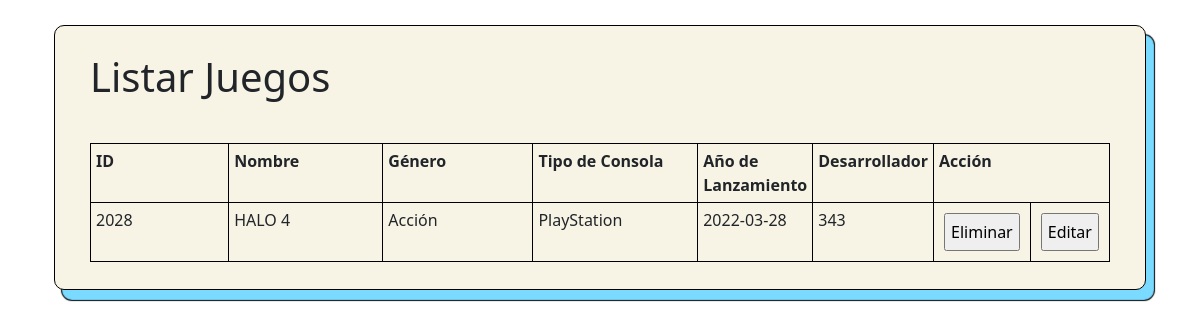
/proyecto/leer.php, run on an earlier commit of the app's database.
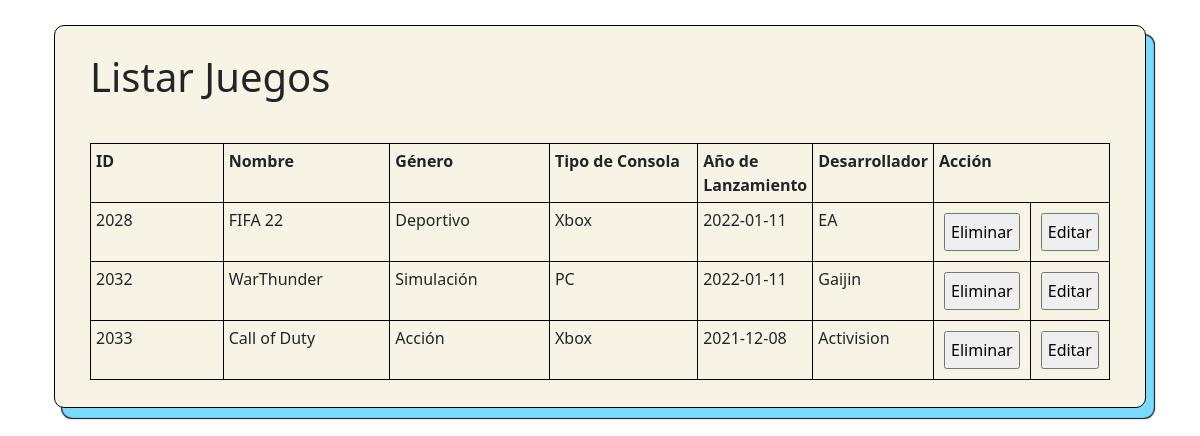
And on a later commit of the database.
### tables this page shows
CREATE TABLE `games` (
  `id` int(11) NOT NULL,
  `name` varchar(100) NOT NULL,
  `genero` varchar(250) NOT NULL,
  `console` varchar(30) NOT NULL,
  `añolanzamiento` date NOT NULL,
  `desarrollador` varchar(255) NOT NULL
);

### proyecto/leer.php (the view, shortened to what this page needs)
<?php
    $servername = "localhost";
    $database = "crud";
    $username = "root";
    $password = "unad2021";
    $conexion = mysqli_connect($servername, $username, $password, $database);
    ?>
<!DOCTYPE html>
<html lang="en">
<head>
    <link href="https://cdn.jsdelivr.net/npm/bootstrap@5.1.3/dist/css/bootstrap.min.css" rel="stylesheet">
    <link href="estilos.css" rel="stylesheet">
</head>
<body class="container">
    <div class="container-fluid">
        <div class="formulario">
            <h1>Listar Juegos</h1>
            <section>
                <br>
                <table id="tabla">
                    <thead style="text-align: center">
                        <tr>
                            <th>ID</th>
                            <th>Nombre</th>
                            <th>Género</th>
                            <th>Tipo de Consola</th>
                            <th>Año de Lanzamiento</th>
                            <th>Desarrollador</th>
                            <th colspan="2">Acción</th>
                        </tr>
                    </thead>
                    <tbody>
                        <?php
                        $sql = "SELECT * FROM games";
                        $result = mysqli_query($conexion, $sql);
                        while ($mostrar = mysqli_fetch_array($result)) {
                        ?>
                            <tr>
                                <td><?php echo $mostrar['id'] ?></td>
                                <td><?php echo $mostrar['name'] ?></td>
                                <td><?php echo $mostrar['genero'] ?></td>
                                <td><?php echo $mostrar['console'] ?></td>
                                <td><?php echo $mostrar['añolanzamiento'] ?></td>
                                <td><?php echo $mostrar['desarrollador'] ?></td>
                                <td>
                                    <form action="delete.php" method="post">
                                        <input type="submit" value="Eliminar">
                                    </form>
                                </td>
                                <td>
                                    <form action="update.php?id=<?php echo $mostrar['id']; ?>">
                                        <input type="submit" value="Editar">
                                    </form>
                                </td>
                            </tr>
                        <?php
                        }
                        ?>
                    </tbody>
                </table>
            </section>
        </div>
    </div>
</body>
</html>

### proyecto/estilos.css (style rules this page uses)
* { padding: 5px; }
body { background-image: url("https://image.freepik.com/vector-gratis/fondo-formas-abstractas-verde-acuarela_23-2149080626.jpg"); background-repeat: no-repeat; background-size: cover; display: grid; align-items: center; justify-items: center; }
.formulario { width: auto; background: #f8f4e5; padding: 22px 30px; margin-top: 10px; margin-bottom: 20px; border: 1px solid black; border-radius: 10px; box-shadow: 8px 10px 1px #7bdaff, 8px 10px 1px 1px black; }
table { width: 100%; border: 1px solid #000; }
th, td { width: 25%; text-align: left; vertical-align: top; border: 1px solid #000; border-spacing: 0; }

What changed in the data, as far as the page shows it:
changed games id 2028: name "HALO 4" → "FIFA 22"; genero "Acción" → "Deportivo"; console "PlayStation" → "Xbox"; añolanzamiento "2022-03-28" → "2022-01-11"; desarrollador "343" → "EA"
added games: id "2032", name "WarThunder", genero "Simulación", console "PC", añolanzamiento "2022-01-11", desarrollador "Gaijin"
added games: id "2033", name "Call of Duty", genero "Acción", console "Xbox", añolanzamiento "2021-12-08", desarrollador "Activision"
